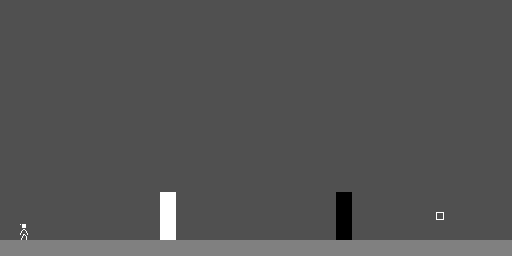

The image is a tile-based game level rendered from a .tmx file. Its description and complete source (layers, tilesets, objects, tile grids) follow:
An orthogonal 32x16 tile map with 16x16 px tiles, 2 tile layers (alt_a, all).

<map version="1.5" tiledversion="1.7.2" orientation="orthogonal" renderorder="right-down" width="32" height="16" tilewidth="16" tileheight="16" infinite="0" backgroundcolor="#505050" nextlayerid="6" nextobjectid="1">
 <properties>
  <property name="bg_color" type="int" value="0" />
  <property name="title" value="To Begin..." />
  <property name="wrapping" type="bool" value="false" />
 </properties>
 <tileset firstgid="1" source="monoman.tsx" />
 <layer id="4" name="alt_a" width="32" height="16">
  <data encoding="csv">
0,0,0,0,0,0,0,0,0,0,0,0,0,0,0,0,0,0,0,0,0,0,0,0,0,0,0,0,0,0,0,0,
0,0,0,0,0,0,0,0,0,0,0,0,0,0,0,0,0,0,0,0,0,0,0,0,0,0,0,0,0,0,0,0,
0,0,0,0,0,0,0,0,0,0,0,0,0,0,0,0,0,0,0,0,0,0,0,0,0,0,0,0,0,0,0,0,
0,0,0,0,0,0,0,0,0,0,0,0,0,0,0,0,0,0,0,0,0,0,0,0,0,0,0,0,0,0,0,0,
0,0,0,0,0,0,0,0,0,0,0,0,0,0,0,0,0,0,0,0,0,0,0,0,0,0,0,0,0,0,0,0,
0,0,0,0,0,0,0,0,0,0,0,0,0,0,0,0,0,0,0,0,0,0,0,0,0,0,0,0,0,0,0,0,
0,0,0,0,0,0,0,0,0,0,0,0,0,0,0,0,0,0,0,0,0,0,0,0,0,0,0,0,0,0,0,0,
0,0,0,0,0,0,0,0,0,0,0,0,0,0,0,0,0,0,0,0,0,0,0,0,0,0,0,0,0,0,0,0,
0,0,0,0,0,0,0,0,0,0,0,0,0,0,0,0,0,0,0,0,0,0,0,0,0,0,0,0,0,0,0,0,
0,0,0,0,0,0,0,0,0,0,0,0,0,0,0,0,0,0,0,0,0,0,0,0,0,0,0,0,0,0,0,0,
0,0,0,0,0,0,0,0,0,0,0,0,0,0,0,0,0,0,0,0,0,0,0,0,0,0,0,0,0,0,0,0,
0,0,0,0,0,0,0,0,0,0,0,0,0,0,0,0,0,0,0,0,0,0,0,0,0,0,0,0,0,0,0,0,
0,0,0,0,0,0,0,0,0,0,0,0,0,0,0,0,0,0,0,0,0,0,0,0,0,0,0,0,0,0,0,0,
0,0,0,0,0,0,0,0,0,0,0,0,0,0,0,0,0,0,0,0,0,0,0,0,0,0,0,0,0,0,0,0,
0,0,0,0,0,0,0,0,0,0,0,0,0,0,0,0,0,0,0,0,0,0,0,0,0,0,0,0,0,0,0,0,
0,0,0,0,0,0,0,0,0,0,0,0,0,0,0,0,0,0,0,0,0,0,0,0,0,0,0,0,0,0,0,0
</data>
 </layer>
 <layer id="1" name="all" width="32" height="16">
  <data encoding="csv">
0,0,0,0,0,0,0,0,0,0,0,0,0,0,0,0,0,0,0,0,0,0,0,0,0,0,0,0,0,0,0,0,
0,0,0,0,0,0,0,0,0,0,0,0,0,0,0,0,0,0,0,0,0,0,0,0,0,0,0,0,0,0,0,0,
0,0,0,0,0,0,0,0,0,0,0,0,0,0,0,0,0,0,0,0,0,0,0,0,0,0,0,0,0,0,0,0,
0,0,0,0,0,0,0,0,0,0,0,0,0,0,0,0,0,0,0,0,0,0,0,0,0,0,0,0,0,0,0,0,
0,0,0,0,0,0,0,0,0,0,0,0,0,0,0,0,0,0,0,0,0,0,0,0,0,0,0,0,0,0,0,0,
0,0,0,0,0,0,0,0,0,0,0,0,0,0,0,0,0,0,0,0,0,0,0,0,0,0,0,0,0,0,0,0,
0,0,0,0,0,0,0,0,0,0,0,0,0,0,0,0,0,0,0,0,0,0,0,0,0,0,0,0,0,0,0,0,
0,0,0,0,0,0,0,0,0,0,0,0,0,0,0,0,0,0,0,0,0,0,0,0,0,0,0,0,0,0,0,0,
0,0,0,0,0,0,0,0,0,0,0,0,0,0,0,0,0,0,0,0,0,0,0,0,0,0,0,0,0,0,0,0,
0,0,0,0,0,0,0,0,0,0,0,0,0,0,0,0,0,0,0,0,0,0,0,0,0,0,0,0,0,0,0,0,
0,0,0,0,0,0,0,0,0,0,0,0,0,0,0,0,0,0,0,0,0,0,0,0,0,0,0,0,0,0,0,0,
0,0,0,0,0,0,0,0,0,0,0,0,0,0,0,0,0,0,0,0,0,0,0,0,0,0,0,0,0,0,0,0,
0,0,0,0,0,0,0,0,0,0,6,0,0,0,0,0,0,0,0,0,0,4,0,0,0,0,0,0,0,0,0,0,
0,0,0,0,0,0,0,0,0,0,6,0,0,0,0,0,0,0,0,0,0,4,0,0,0,0,0,18,0,0,0,0,
0,1,0,0,0,0,0,0,0,0,6,0,0,0,0,0,0,0,0,0,0,4,0,0,0,0,0,0,0,0,0,0,
5,5,5,5,5,5,5,5,5,5,5,5,5,5,5,5,5,5,5,5,5,5,5,5,5,5,5,5,5,5,5,5
</data>
 </layer>
</map>
